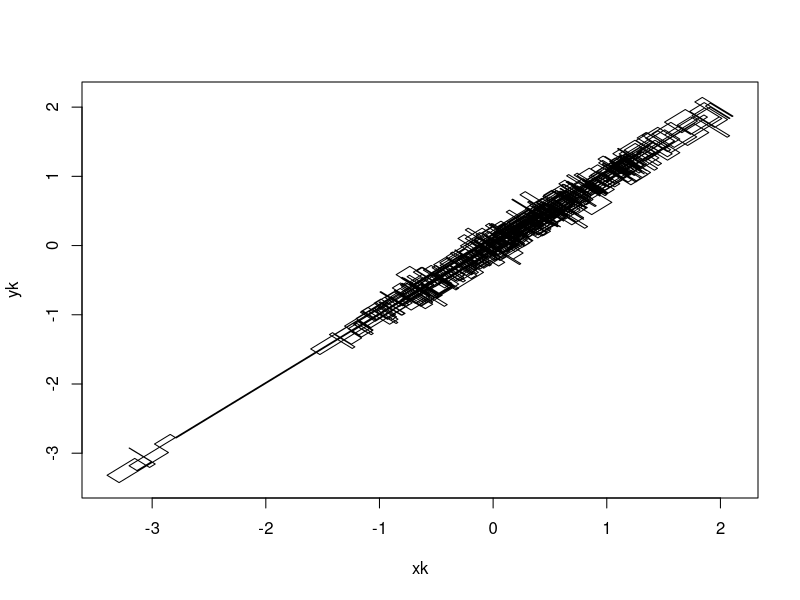

The R source for this figure:
# Initialize alpha
alpha <- 0.99

# The number of mu samples we want
xyn <- 1000

# Algorithm

# We double xyn to generate twice as many samples as need
# to use the second half later
xyn <- xyn * 2

# 1 Constants
bp = 1 / (1 + alpha)
bm = 1 / (1 - alpha)
c = bp * bm

# 2 Initial values
tk <- replicate(xyn, 0)
xk <- replicate(xyn, 0)
yk <- replicate(xyn, 0)
thetaxk <- replicate(xyn, 0)
thetayk <- replicate(xyn, 0)
k <- 0
t <- 0
x <- 0
y <- 0
thetax <- 1
thetay <- 1

# while loop
while (k < xyn) {

# 3
ax <- c * thetax * (x - alpha * y)
ay <- c * thetay * (y - alpha * x)

# 4
if (thetax == thetay) {
  b <- bp
}
else {
  b <- bm
}

# 5
a = max(0, ax)
ab = a / b
taux <- sqrt(ab * ab - 2 * log(runif(1)) / b) - ab + max(0, -ax / b)
a = max(0, ay)
ab = a / b
tauy <- sqrt(ab * ab - 2 * log(runif(1)) / b) - ab + max(0, -ay / b)

#6
tau = min(taux, tauy)

#7
k <- k + 1
t <- tk[k] <- t + tau
x <- xk[k] <- x + thetax * tau
y <- yk[k] <- y + thetay * tau
if (taux == tau) {
  thetax = -thetax
}
else {
  thetay = -thetay
}
thetaxk[k] <- thetax
thetayk[k] <- thetay

# the end of while loop   
}

# We ignore the first half of samples
xk <- xk[(xyn / 2 + 1):xyn]
yk <- yk[(xyn / 2 + 1):xyn]

# xk vs yk
plot(xk, yk, type="n")
lines(xk, yk, type="l")
